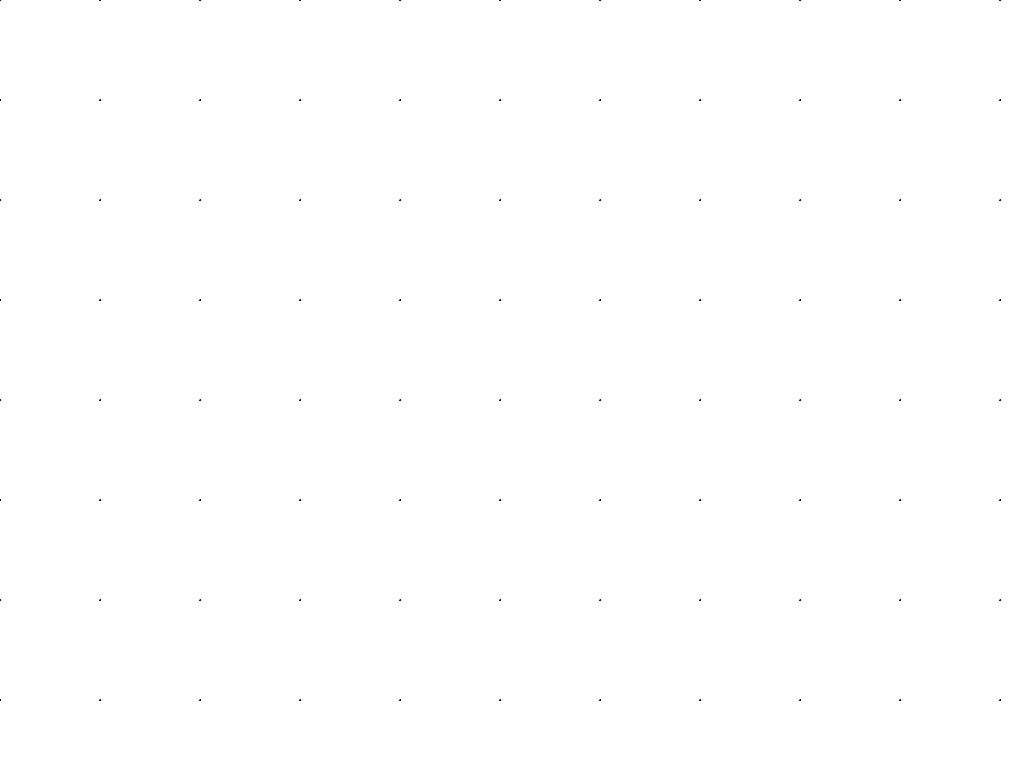
Frame 1 (no input)
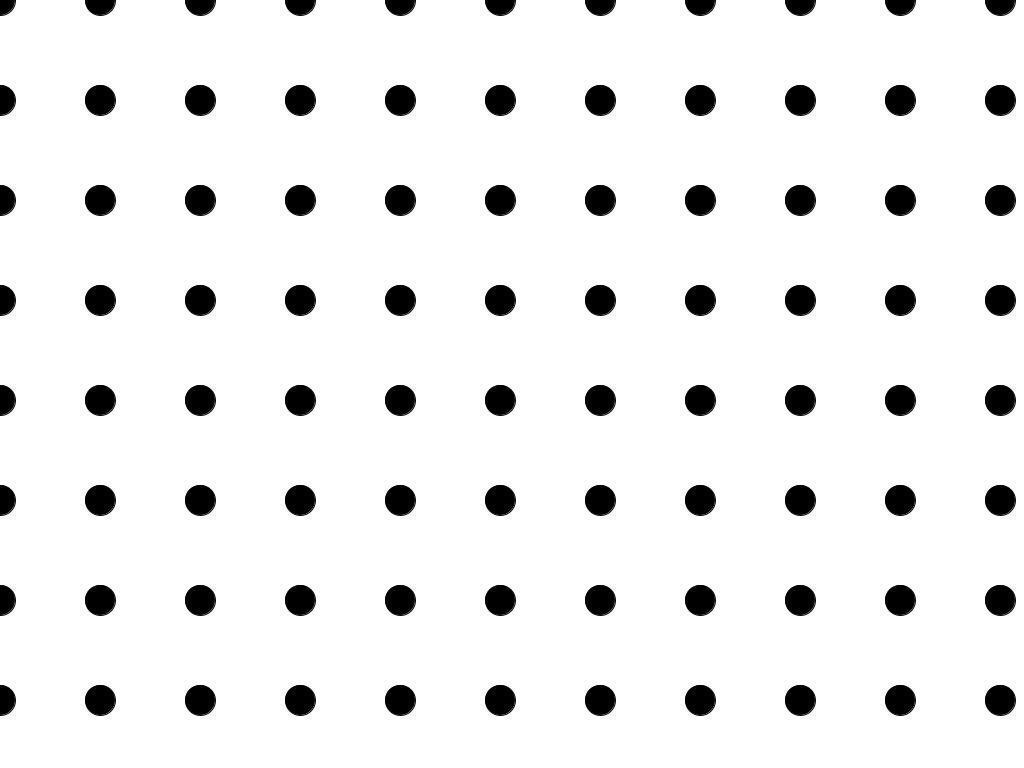
Frame 60 (the mouse pressed at the canvas centre just before this capture)
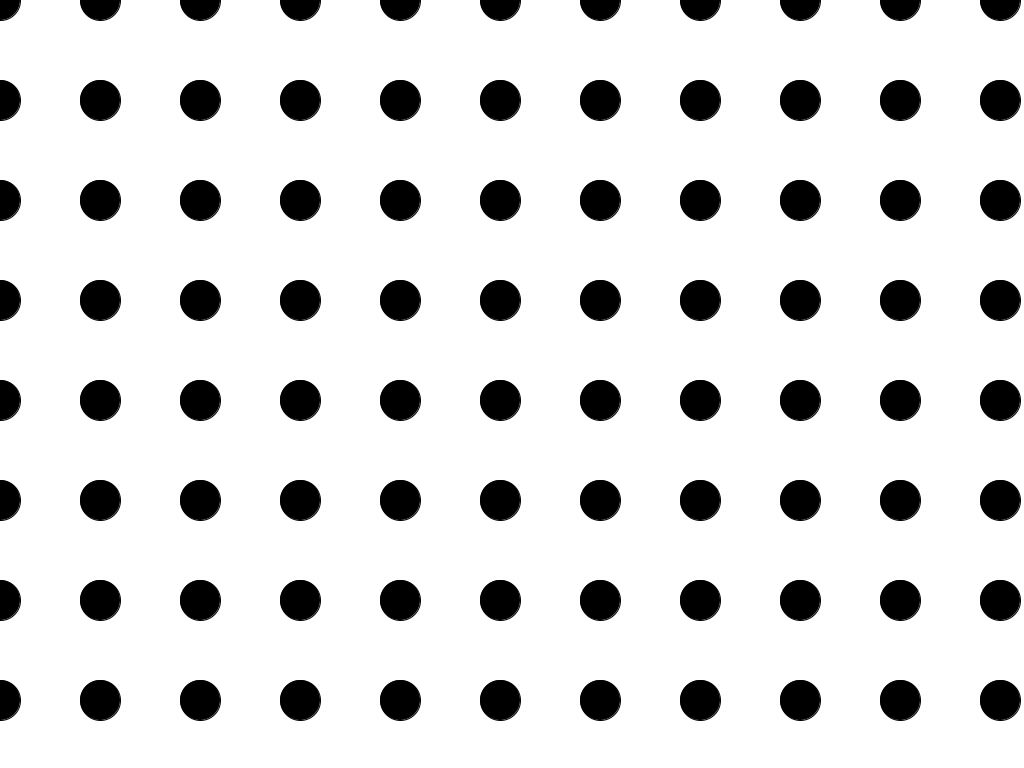
Frame 120 (the mouse held since frame 60 and released just before this capture)

The Processing sketch that drew these frames (run headless with seeded random() and noise(); from frame 60 on, the mouse is pressed at the canvas centre):

// Processing sketch: Animation_6_Pulsating_Circles_Function
// ── Animation_6_Pulsating_Circles_Function.pde
/*------------------------------------------------- 
 Many Pulsating Cirlces ::
 */

float size;
float increment;
int max_size;

//-------------------------------------------------
void setup() {
  size(1024, 768);

  size = 0;
  max_size = 50;

  //we now have a variable to control how much our circle grows
  increment = 0.5;
}

//-------------------------------------------------
void update() {
  size += increment;

  if (size >= max_size || size <= 0) {
    increment *= -1;
  }
}

//-------------------------------------------------
void draw() {
  update();

  //let's make our background white
  background(255); //set any color you like here using RGB values or shades of gray using only one alpha value: 0 == black, 255 == white.

  //call your function in draw
  drawCircles(10, 12);
}

//-------------------------------------------------
void drawCircles(int rows, int columns) {
  for (int i = 0; i < columns; i++) {
    for (int j = 0; j < rows; j++) {
      fill(0);
      //noFill();
      ellipse(i*(max_size*2), j*(max_size*2), size, size);
    }
  }
}
